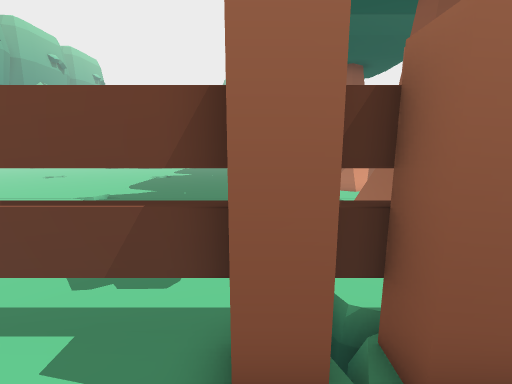
view 1 (above)

18 first-person views from a walk through a level from a Godot 3-D game. The camera is 1.5 m above the floor, tilts 10° down and sees 90° across. The floor is counted in squares, 0.68 m on a side. Each view is taken from the middle of a square. On the plan, view 1 faces up. The plan holds only what a view shows up to about 16 squares ahead; the rest is blank. The place goes on beyond the plan.

view 2
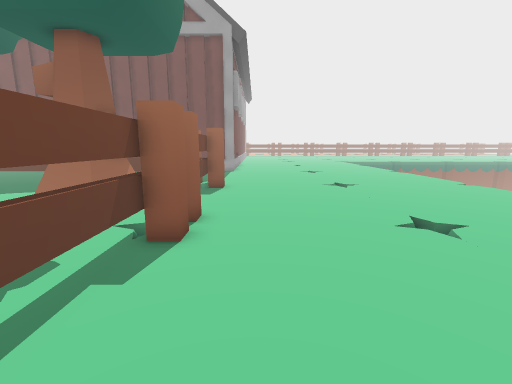

view 3
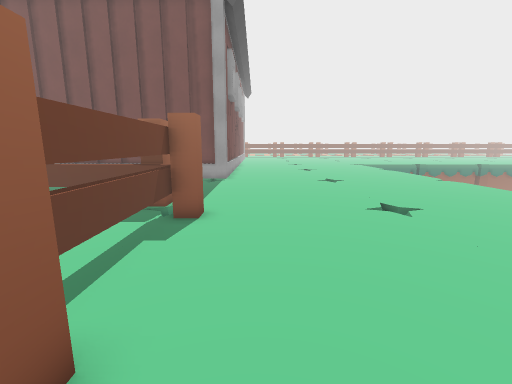

view 4
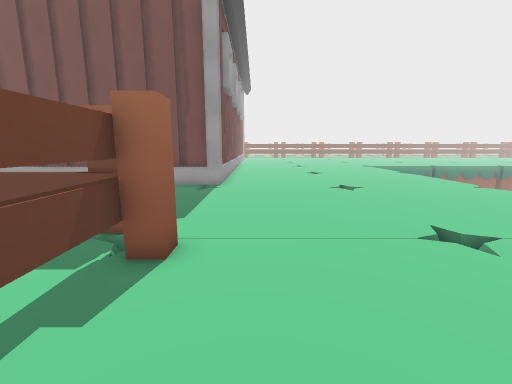

view 5
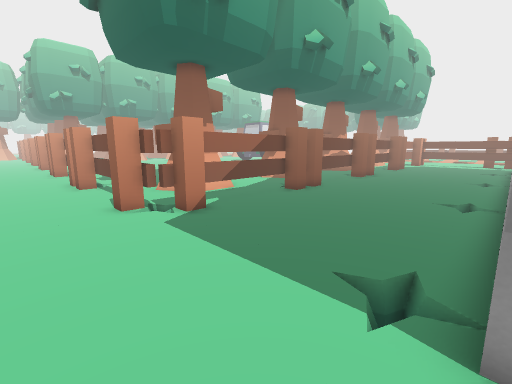

view 6
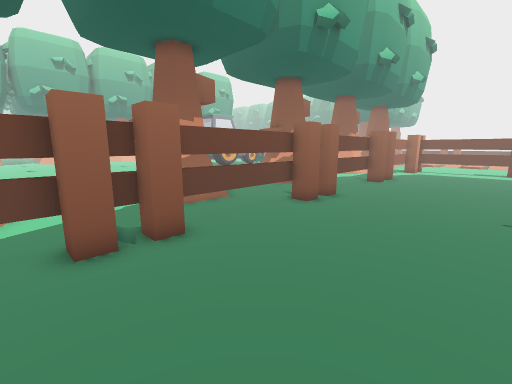

view 7
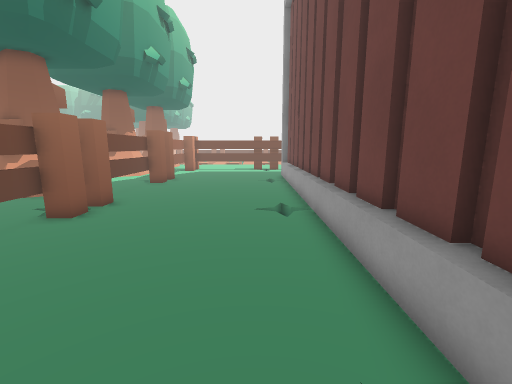

view 8
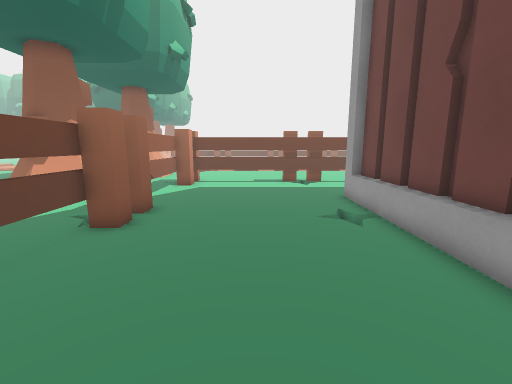

view 9
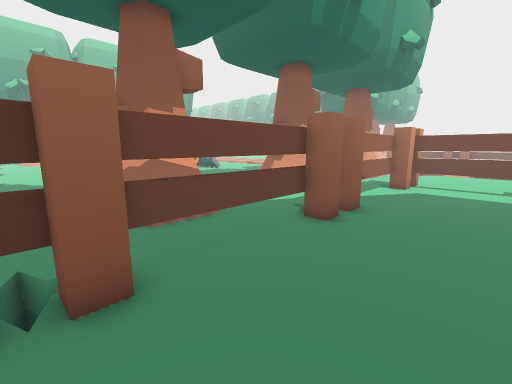

view 10
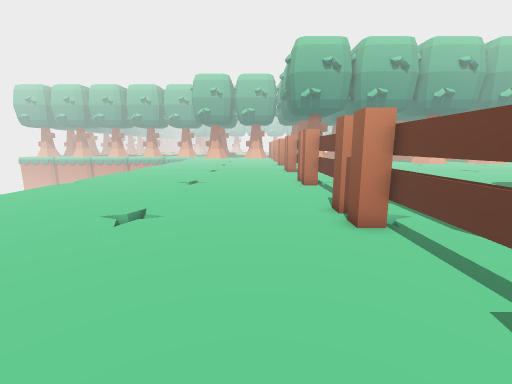

view 11
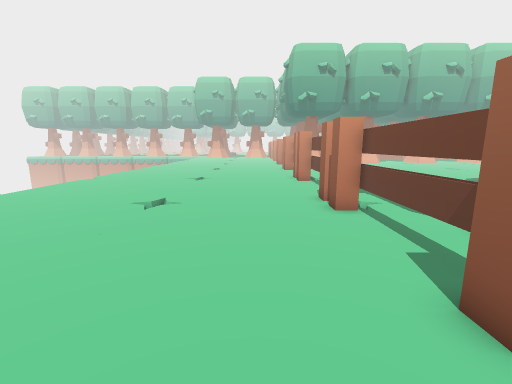

view 12
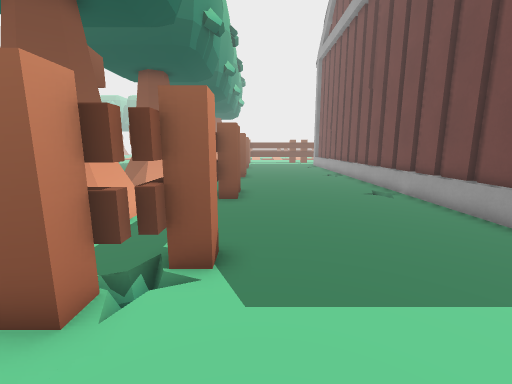

view 13
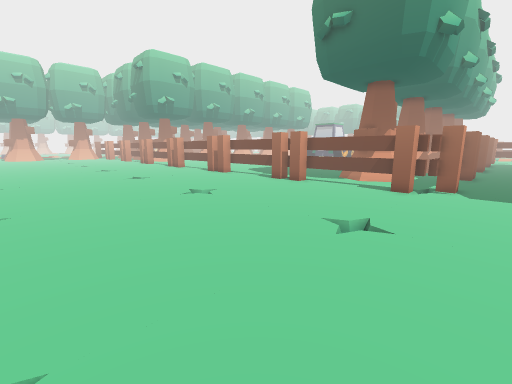

view 14
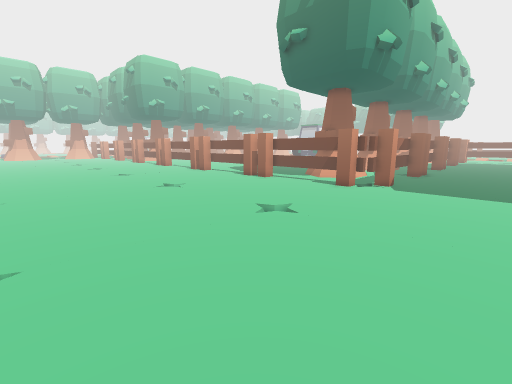

view 15
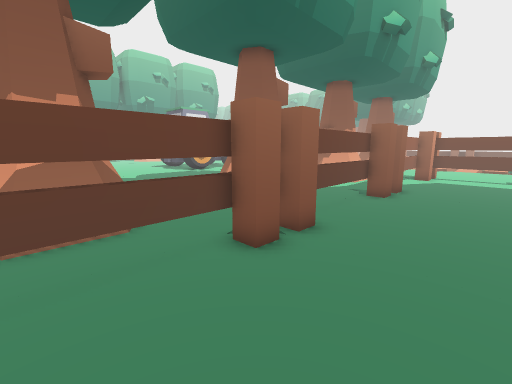

view 16
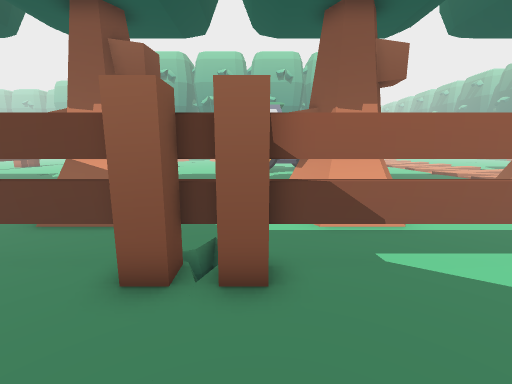

view 17
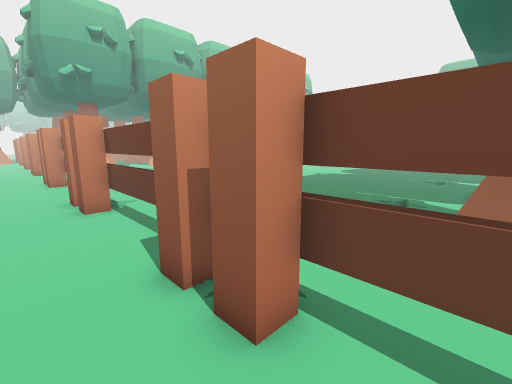

view 18
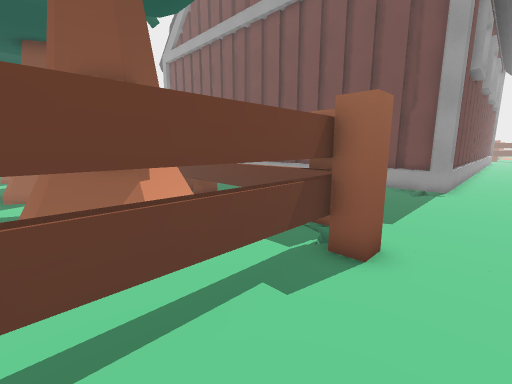

### Floor plan
Key: @ floor where view 1 was taken; # wall or solid block; . floor; = window, fence, low wall or low ledge; ^ raised ledge; T tree; H thing the floor can be seen under or through.
Columns run from 7 left of view 1 to 19 right of it. Each row starts with its distance up from view 1.
 35               .. ^^^^^^^^^^
 34               ..HH.........
 33            TTT..H..........
 32           TTTTT.H.........
 31           TT.TT.H........#
 30           TTTTT.H........#
 29            TTT..H........##
 28               ..HH.......=#
 27               ..HH...... =#
 26               ..HH.......##
 25            TTT..H........=#
 24           TTTTT.H........##
 23           TT.TT.H........=#
 22           TTTTT.H........=#
 21            TTT..H........=#
 20  ...     ..  ...HH.......=#
 19  ...     ..  ...HH...... ##
 18        ....  ...HH.......=#
 17       .....TTT..H........##
 16 ..........TTTTT.H........=#
 15 ..........TT.TT.H........=#
 14 ..........TTTTT.H........=#
 13 ...........TTT..#........=#
 12 ................HH.......##
 11  ....... .......HH...... =#
 10              ...HH.......##
  9            TTT..H........=#
  8           TTTTT.H........=#
  7           TT.TT.H........##
  6           TTTTT.H........=#
  5       .....TTT..H........##
  4  ...............HH.......=#
  3  #HHHHHHHHHHHHHHHH...... ##
  2 ##.....HHH.....HH........##
  1 ...........................
  0 .......@...................
 -1 ...........................
 -2 ...........................
 -3 ...........................
 -4 ...........................
 -5  ....... ....... ....... ..
 -6 ...........................
 -7 ...........................
 -8 ...........................
 -9 ...........................
-10 ...........................
-11 ...........................
-12 ...........................

Where each view was taken, in squares from view 1:
view 1: 0 up, 0 right, facing up
view 2: 0 up, 6 left, facing right
view 3: 0 up, 0 right, facing right
view 4: 0 up, 3 right, facing right
view 5: 1 down, 18 right, facing up-left
view 6: 9 up, 16 right, facing up-left
view 7: 10 up, 16 right, facing up
view 8: 19 up, 14 right, facing up
view 9: 19 up, 14 right, facing up-left
view 10: 1 down, 9 right, facing left
view 11: 1 down, 11 right, facing left
view 12: 1 down, 11 right, facing up
view 13: 12 down, 12 right, facing up-left
view 14: 12 down, 15 right, facing up-left
view 15: 14 up, 14 right, facing up-left
view 16: 28 up, 14 right, facing left
view 17: 0 up, 4 right, facing up-left
view 18: 0 up, 3 right, facing up-right
